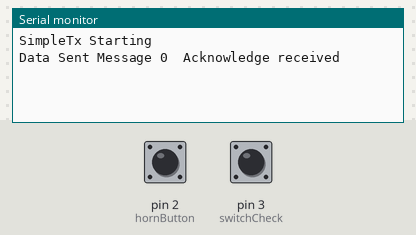
The sketch below on a simulated Arduino Uno, built with avr-gcc and run on an emulated ATmega328P. Parts: the last lines printed to the serial monitor. The inputs (shaded band) are chosen by the test bench; at power-on: pin 2 (hornButton) HIGH, pin 3 (switchCheck) HIGH. No radio packets arrive unless stated.

Above: at 1.2 s.
1.3 s: pin 2 (hornButton) pulled LOW for 0.15 s
At 2.7 s:
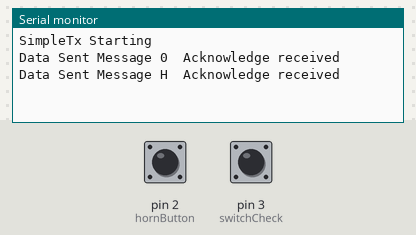
3.5 s: pin 3 (switchCheck) pulled LOW for 0.15 s
At 4.8 s:
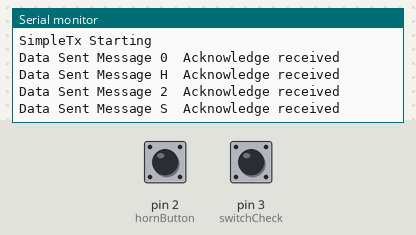
Timing chart, 0 to 6.5 s (numbered marks = the images above; inputs shaded):
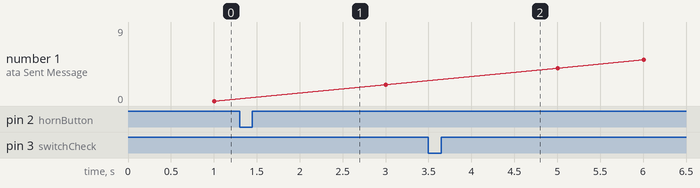

Measured:
- after the input at 1.3 s, the serial monitor: prints a new line after 0.70 s (image 1)
- after the input at 3.5 s, the serial monitor: prints a new line after 0.51 s (image 2)

The sketch:

HornButton.ino
```cpp
// SimpleTx - the master or the transmitter

#include <SPI.h>
#include <nRF24L01.h>
#include <RF24.h>
#include <Bounce2.h>

//----- Create a Radio
  #define CE_PIN   9
  #define CSN_PIN 10
  const byte slaveAddress[5] = {'R','x','A','A','A'};
  RF24 radio(CE_PIN, CSN_PIN);

//-------Constants
  char dataToSend[10] = "Message 0";
  char txNum = '0';


//----Timer Constants---
  unsigned long currentMillis;
  unsigned long prevMillis;
  unsigned long txIntervalMillis = 1000; // send once per second

//------Buttons and switches
  #define hornButton 2
  #define switchCheck 3


//------- Instantiate a Bounce object
    Bounce bHornButton = Bounce();
    Bounce bSwitchCheck = Bounce ();

//===========================
void setup() {
//-----Buttons and Swithes
    pinMode(hornButton, INPUT_PULLUP);
    pinMode(switchCheck, INPUT_PULLUP);

//-----After setting up the button, setup the Bounce instance
    bHornButton.attach(hornButton);
    bHornButton.interval(5);  // interval in ms
    bSwitchCheck.attach(switchCheck);
    bSwitchCheck.interval(5);

//-----Serial
    Serial.begin(9600);
    Serial.println("SimpleTx Starting");

//----Radio
    radio.begin();
    radio.setDataRate( RF24_250KBPS );
    radio.setRetries(3,5); // delay, count
    radio.openWritingPipe(slaveAddress);
}
//====================

void loop() {
// Update the Bounce instance
    bHornButton.update();
    bSwitchCheck.update();

// Get the updated value
    int x1 = bHornButton.read();
    int x2 = bSwitchCheck.read();

//--Set conditions for testing
  if ( x1 == LOW) {
     dataToSend[8] = 'H';
  }
  if (x2 == LOW) {
      dataToSend[8] = 'S';
  }

timer ();

}
void timer(){
  currentMillis = millis();
    if (currentMillis - prevMillis >= txIntervalMillis) {
        send();
        prevMillis = millis();
    }
}

//====================

void send() {

// some implementations automatically shut down the radio after a transmission: this ensures the radio is powered up before sending data
radio.powerUp();


    bool rslt;
    rslt = radio.write( &dataToSend, sizeof(dataToSend) );
        // Always use sizeof() as it gives the size as the number of bytes.
        // For example if dataToSend was an int sizeof() would correctly return 2

    Serial.print("Data Sent ");
    Serial.print(dataToSend);
    if (rslt) {
        Serial.println("  Acknowledge received");
        updateMessage();
    }
    else {
        Serial.println("  Tx failed");
    }
}

//================

void updateMessage() {
        // so you can see that new data is being sent
    txNum += 1;
    if (txNum > '9' == 'H' == 'S') {
        txNum = '0';
    }


    dataToSend[8] = txNum;
}
```
